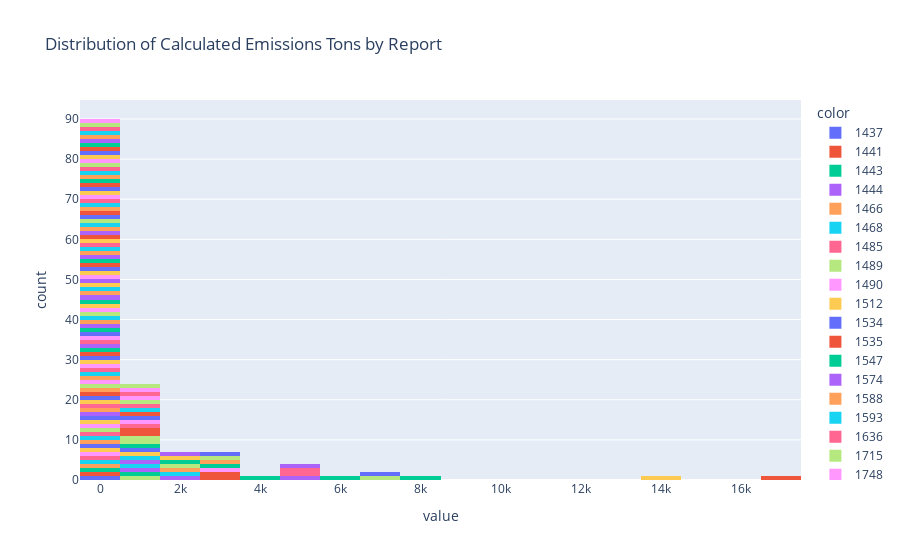

The notebook cell saved with this chart:
### Markdown cell above
## Distribution of Emissions by Report

### Code cell
fig = px.histogram(X.groupby(['id']).calculatedEmissionsTons.sum().values,
                    color=X.id.unique(),
                    title="Distribution of Calculated Emissions Tons by Report")
                 
# fig.update_yaxes(range=(0,4))
fig.show()
